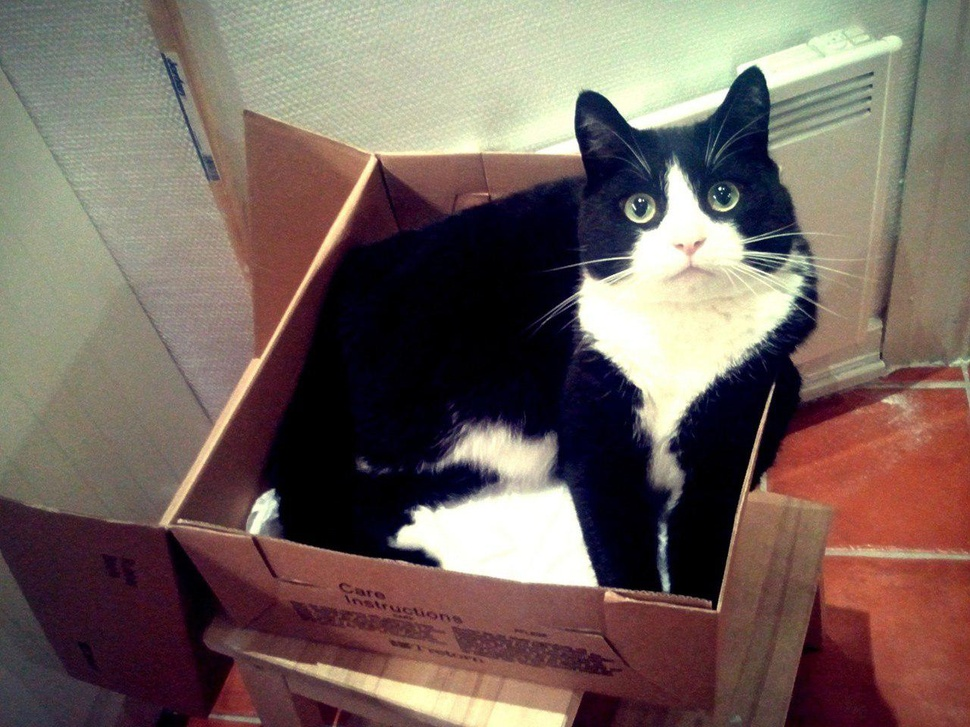
#> input picture FaceDetection/cat.jpg, 970 x 727 px, shrunk from 1280 x 960 before the run
$ python cat_face_detection.py
#> lines starting #> are read from the running program, lines starting #| are printed output that depends on the picture; after the words box and inside, x2 and y2 are one past the last pixel; in counts of white or black regions, pixels touching at a corner belong together
import numpy as np
import cv2
from matplotlib import pyplot as plt

face_cascade = cv2.CascadeClassifier('haarcascade_frontalcatface.xml')
img = cv2.imread('cat.jpg')
#> img is the input picture: shape (727, 970, 3); mean B, G, R 93.6, 100.6, 117.2
gray = cv2.cvtColor(img,cv2.COLOR_BGR2GRAY)
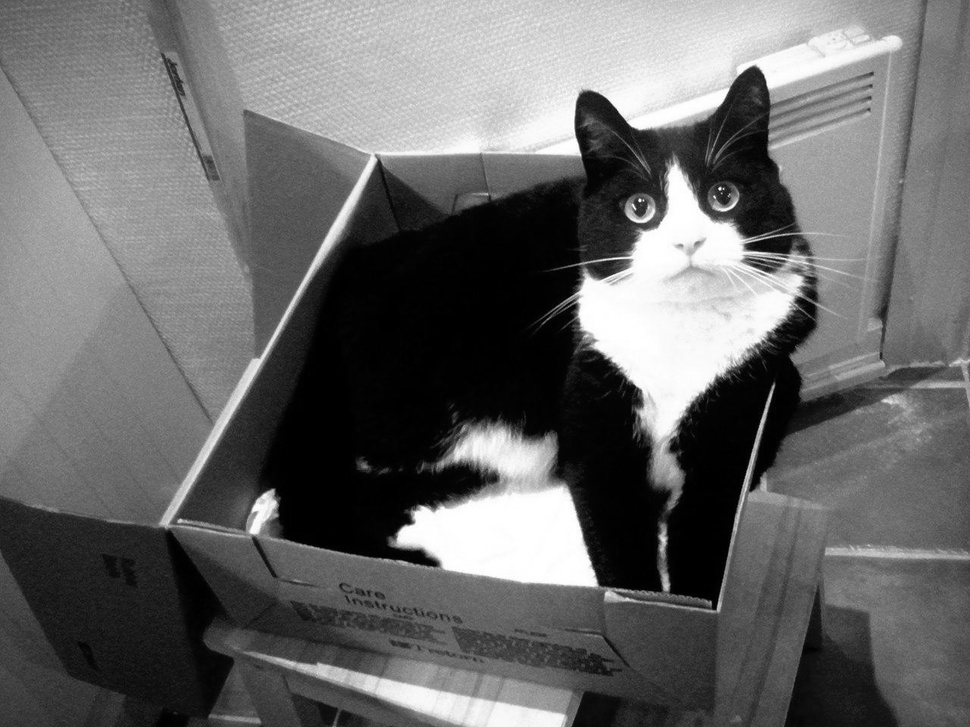
#> gray: shape (727, 970); min 0, max 255, mean 104.8

faces = face_cascade.detectMultiScale(gray, 1.3, 5)
#> faces = [[596, 138, 174, 174], [423, 138, 516, 516]]

for (x,y,w,h) in faces:
    cv2.rectangle(img, (x, y), (x + w, y + h), (255, 0, 0), 2)
#> this loop made 2 passes
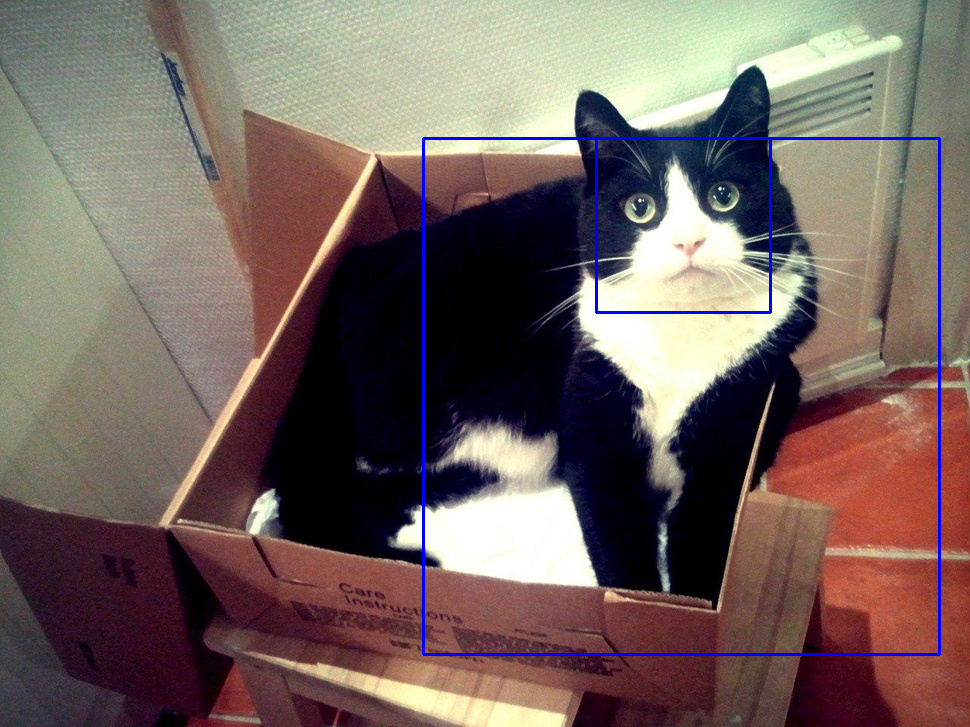
#> img: shape (727, 970, 3); 1.1% of pixels changed, all inside (x1, y1, x2, y2) = (422, 137, 941, 656)

plt.imshow(img)
plt.show()
